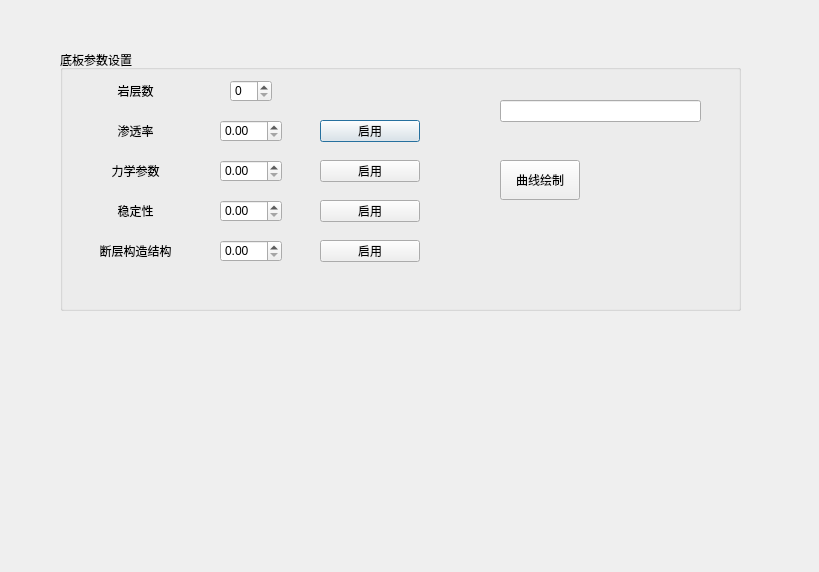
<?xml version="1.0" encoding="UTF-8"?>
<ui version="4.0">
 <class>Dialog</class>
 <widget class="QDialog" name="Dialog">
  <property name="geometry">
   <rect>
    <x>0</x>
    <y>0</y>
    <width>819</width>
    <height>572</height>
   </rect>
  </property>
  <property name="windowTitle">
   <string>Dialog</string>
  </property>
  <widget class="QLabel" name="layer">
   <property name="geometry">
    <rect>
     <x>90</x>
     <y>70</y>
     <width>91</width>
     <height>41</height>
    </rect>
   </property>
   <property name="text">
    <string>岩层数</string>
   </property>
   <property name="alignment">
    <set>Qt::AlignCenter</set>
   </property>
  </widget>
  <widget class="QLabel" name="lxcs">
   <property name="geometry">
    <rect>
     <x>90</x>
     <y>150</y>
     <width>91</width>
     <height>41</height>
    </rect>
   </property>
   <property name="text">
    <string>力学参数</string>
   </property>
   <property name="alignment">
    <set>Qt::AlignCenter</set>
   </property>
  </widget>
  <widget class="QLabel" name="st">
   <property name="geometry">
    <rect>
     <x>90</x>
     <y>110</y>
     <width>91</width>
     <height>41</height>
    </rect>
   </property>
   <property name="text">
    <string>渗透率</string>
   </property>
   <property name="alignment">
    <set>Qt::AlignCenter</set>
   </property>
  </widget>
  <widget class="QLabel" name="wdx">
   <property name="geometry">
    <rect>
     <x>90</x>
     <y>190</y>
     <width>91</width>
     <height>41</height>
    </rect>
   </property>
   <property name="text">
    <string>稳定性</string>
   </property>
   <property name="alignment">
    <set>Qt::AlignCenter</set>
   </property>
  </widget>
  <widget class="QLabel" name="jg">
   <property name="geometry">
    <rect>
     <x>90</x>
     <y>230</y>
     <width>91</width>
     <height>41</height>
    </rect>
   </property>
   <property name="text">
    <string>断层构造结构</string>
   </property>
   <property name="alignment">
    <set>Qt::AlignCenter</set>
   </property>
  </widget>
  <widget class="QSpinBox" name="spinBox_layer">
   <property name="geometry">
    <rect>
     <x>230</x>
     <y>80</y>
     <width>42</width>
     <height>22</height>
    </rect>
   </property>
  </widget>
  <widget class="QDoubleSpinBox" name="doubleSpinBox_st">
   <property name="geometry">
    <rect>
     <x>220</x>
     <y>120</y>
     <width>62</width>
     <height>22</height>
    </rect>
   </property>
  </widget>
  <widget class="QDoubleSpinBox" name="doubleSpinBox_lxcs">
   <property name="geometry">
    <rect>
     <x>220</x>
     <y>160</y>
     <width>62</width>
     <height>22</height>
    </rect>
   </property>
  </widget>
  <widget class="QDoubleSpinBox" name="doubleSpinBox_wdx">
   <property name="geometry">
    <rect>
     <x>220</x>
     <y>200</y>
     <width>62</width>
     <height>22</height>
    </rect>
   </property>
  </widget>
  <widget class="QDoubleSpinBox" name="doubleSpinBox_jg">
   <property name="geometry">
    <rect>
     <x>220</x>
     <y>240</y>
     <width>62</width>
     <height>22</height>
    </rect>
   </property>
  </widget>
  <widget class="QGroupBox" name="groupBox">
   <property name="geometry">
    <rect>
     <x>60</x>
     <y>50</y>
     <width>681</width>
     <height>261</height>
    </rect>
   </property>
   <property name="title">
    <string>底板参数设置</string>
   </property>
  </widget>
  <widget class="QLineEdit" name="lineEdit">
   <property name="geometry">
    <rect>
     <x>500</x>
     <y>100</y>
     <width>201</width>
     <height>22</height>
    </rect>
   </property>
  </widget>
  <widget class="QPushButton" name="pushButton_st">
   <property name="geometry">
    <rect>
     <x>320</x>
     <y>120</y>
     <width>100</width>
     <height>22</height>
    </rect>
   </property>
   <property name="text">
    <string>启用</string>
   </property>
  </widget>
  <widget class="QPushButton" name="pushButton_cal">
   <property name="geometry">
    <rect>
     <x>500</x>
     <y>160</y>
     <width>80</width>
     <height>40</height>
    </rect>
   </property>
   <property name="text">
    <string>曲线绘制</string>
   </property>
  </widget>
  <widget class="QPushButton" name="pushButton_lxcs">
   <property name="geometry">
    <rect>
     <x>320</x>
     <y>160</y>
     <width>100</width>
     <height>22</height>
    </rect>
   </property>
   <property name="text">
    <string>启用</string>
   </property>
  </widget>
  <widget class="QPushButton" name="pushButton_wdx">
   <property name="geometry">
    <rect>
     <x>320</x>
     <y>200</y>
     <width>100</width>
     <height>22</height>
    </rect>
   </property>
   <property name="text">
    <string>启用</string>
   </property>
  </widget>
  <widget class="QPushButton" name="pushButton_jg">
   <property name="geometry">
    <rect>
     <x>320</x>
     <y>240</y>
     <width>100</width>
     <height>22</height>
    </rect>
   </property>
   <property name="text">
    <string>启用</string>
   </property>
  </widget>
  <widget class="PlotWidget" name="curve" native="true">
   <property name="geometry">
    <rect>
     <x>60</x>
     <y>320</y>
     <width>681</width>
     <height>241</height>
    </rect>
   </property>
  </widget>
  <zorder>groupBox</zorder>
  <zorder>layer</zorder>
  <zorder>lxcs</zorder>
  <zorder>st</zorder>
  <zorder>wdx</zorder>
  <zorder>jg</zorder>
  <zorder>spinBox_layer</zorder>
  <zorder>doubleSpinBox_st</zorder>
  <zorder>doubleSpinBox_lxcs</zorder>
  <zorder>doubleSpinBox_wdx</zorder>
  <zorder>doubleSpinBox_jg</zorder>
  <zorder>lineEdit</zorder>
  <zorder>pushButton_st</zorder>
  <zorder>pushButton_cal</zorder>
  <zorder>pushButton_lxcs</zorder>
  <zorder>pushButton_wdx</zorder>
  <zorder>pushButton_jg</zorder>
  <zorder>curve</zorder>
 </widget>
 <customwidgets>
  <customwidget>
   <class>PlotWidget</class>
   <extends>QWidget</extends>
   <header>pyqtgraph/core</header>
   <container>1</container>
  </customwidget>
 </customwidgets>
 <resources/>
 <connections/>
</ui>
